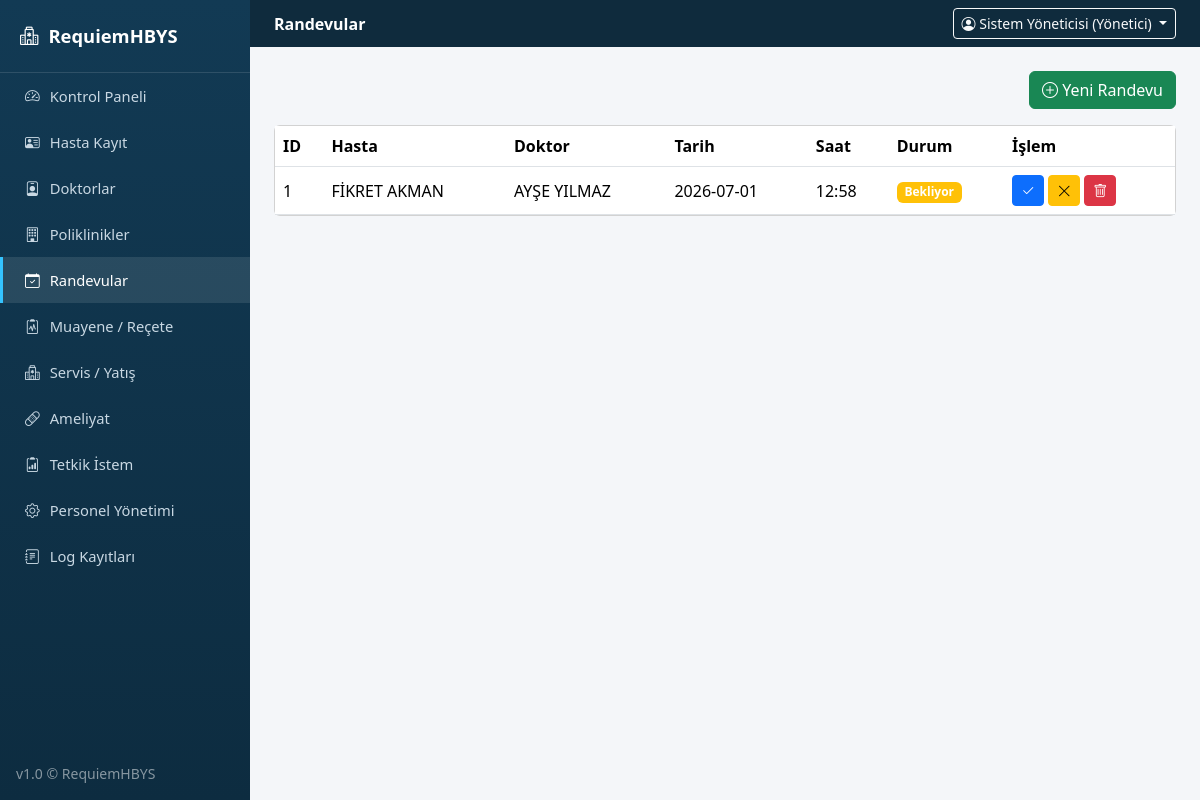
/randevular (signed in), run on an earlier commit of the app's database.
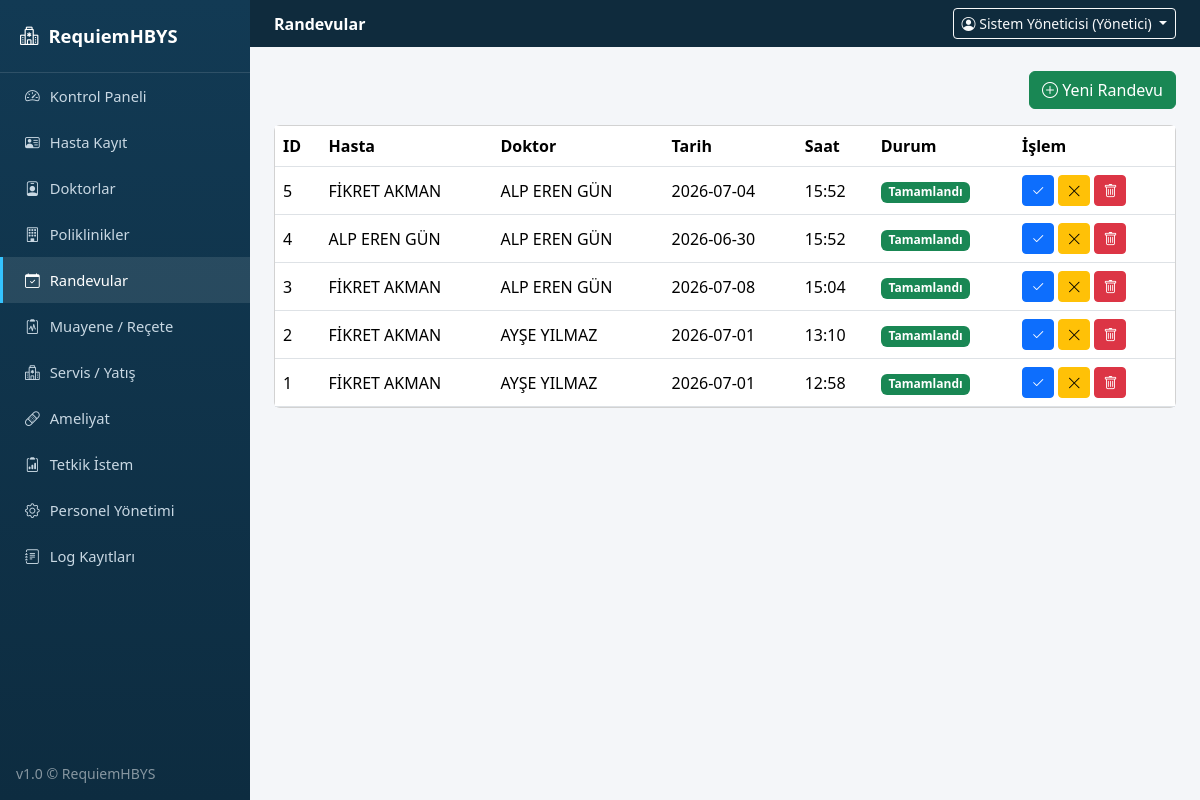
And on a later commit of the database.
### tables this page shows
CREATE TABLE randevular (
            id INTEGER PRIMARY KEY AUTOINCREMENT,
            hasta_id INTEGER,
            doktor_id INTEGER,
            tarih TEXT,
            saat TEXT,
            durum TEXT
        );

CREATE TABLE hastalar (
            id INTEGER PRIMARY KEY AUTOINCREMENT,
            ad_soyad TEXT NOT NULL,
            tc TEXT,
            dogum_tarihi TEXT,
            cinsiyet TEXT,
            kan_grubu TEXT,
            telefon TEXT,
            adres TEXT,
            acil_ad TEXT,
            acil_tel TEXT,
            gecmis TEXT,
            kayit_tarihi TEXT
        );

CREATE TABLE doktorlar (
            id INTEGER PRIMARY KEY AUTOINCREMENT,
            ad_soyad TEXT NOT NULL,
            uzmanlik TEXT,
            poliklinik TEXT,
            uygunluk TEXT
        );

### app.py (the view)
@app.route("/randevular")
@login_required
@modul_gerekli("randevu")
def randevular():
    return render_template("randevular.html", randevular=db.randevulari_getir())

### app.py (called while the page is built)
def login_required(f):
    @wraps(f)
    def wrapper(*args, **kwargs):
        if "user_id" not in session:
            flash("Lütfen giriş yapın.", "warning")
            return redirect(url_for("login"))
        return f(*args, **kwargs)
    return wrapper

def modul_gerekli(modul):
    def decorator(f):
        @wraps(f)
        def wrapper(*args, **kwargs):
            rol = session.get("rol")
            izinli = ROL_MODUL_YETKILERI.get(rol, set())
            if modul not in izinli:
                db.log_ekle(session.get("ad"), rol, "YETKİ", "ERİŞİM_RED",
                            f"'{modul}' modülüne yetkisiz erişim denemesi ({request.path}).", "Başarısız")
                flash("Bu sayfa için yetkiniz bulunmuyor.", "danger")
                return redirect(url_for("dashboard"))
            return f(*args, **kwargs)
        return wrapper
    return decorator

@app.context_processor
def inject_globals():
    def modul_yetkili(modul):
        return modul in ROL_MODUL_YETKILERI.get(session.get("rol"), set())
    return {"simdi": datetime.now().strftime("%d.%m.%Y %H:%M"), "modul_yetkili": modul_yetkili}

### templates/randevular.html (shortened to what this page needs)
{% extends "base.html" %}
{% block page_header %}Randevular{% endblock %}
{% block content %}
<div class="d-flex justify-content-end mb-3">
  <a href="{{ url_for('randevu_form') }}" class="btn btn-success"><i class="bi bi-plus-circle"></i> Yeni Randevu</a>
</div>
<div class="card">
  <div class="table-responsive">
    <table class="table table-hover align-middle mb-0">
      <thead><tr><th>ID</th><th>Hasta</th><th>Doktor</th><th>Tarih</th><th>Saat</th><th>Durum</th><th>İşlem</th></tr></thead>
      <tbody>
        {% for r in randevular %}
        <tr>
          <td>{{ r.id }}</td><td>{{ r.hasta_ad }}</td><td>{{ r.doktor_ad }}</td><td>{{ r.tarih }}</td><td>{{ r.saat }}</td>
          <td>
            <span class="badge bg-{{ 'success' if r.durum=='Tamamlandı' else ('warning' if r.durum=='Bekliyor' else 'secondary') }}">{{ r.durum }}</span>
          </td>
          <td>
            <form action="{{ url_for('randevu_durum', rid=r.id) }}" method="post" class="d-inline">
              <button class="btn btn-sm btn-primary" title="Tamamlandı Yap"><i class="bi bi-check2"></i></button>
            </form>
            <form action="{{ url_for('randevu_durum', rid=r.id) }}" method="post" class="d-inline">
              <button class="btn btn-sm btn-warning" title="İptal Et"><i class="bi bi-x-lg"></i></button>
            </form>
            <form action="{{ url_for('randevu_sil', rid=r.id) }}" method="post" class="d-inline" onsubmit="return confirm('Randevu silinsin mi?');">
              <button class="btn btn-sm btn-danger"><i class="bi bi-trash"></i></button>
            </form>
          </td>
        </tr>
        {% else %}
        <tr><td colspan="7" class="text-center text-muted py-4">Kayıt bulunamadı.</td></tr>
        {% endfor %}
      </tbody>
    </table>
  </div>
</div>
{% endblock %}

What changed in the data, as far as the page shows it:
added randevular: id "5", hasta_ad "FİKRET AKMAN", doktor_ad "ALP EREN GÜN", tarih "2026-07-04", saat "15:52", durum "Tamamlandı"
added randevular: id "4", hasta_ad "ALP EREN GÜN", doktor_ad "ALP EREN GÜN", tarih "2026-06-30", saat "15:52", durum "Tamamlandı"
added randevular: id "3", hasta_ad "FİKRET AKMAN", doktor_ad "ALP EREN GÜN", tarih "2026-07-08", saat "15:04", durum "Tamamlandı"
added randevular: id "2", hasta_ad "FİKRET AKMAN", doktor_ad "AYŞE YILMAZ", tarih "2026-07-01", saat "13:10", durum "Tamamlandı"
changed randevular id 1: durum "Bekliyor" → "Tamamlandı"
